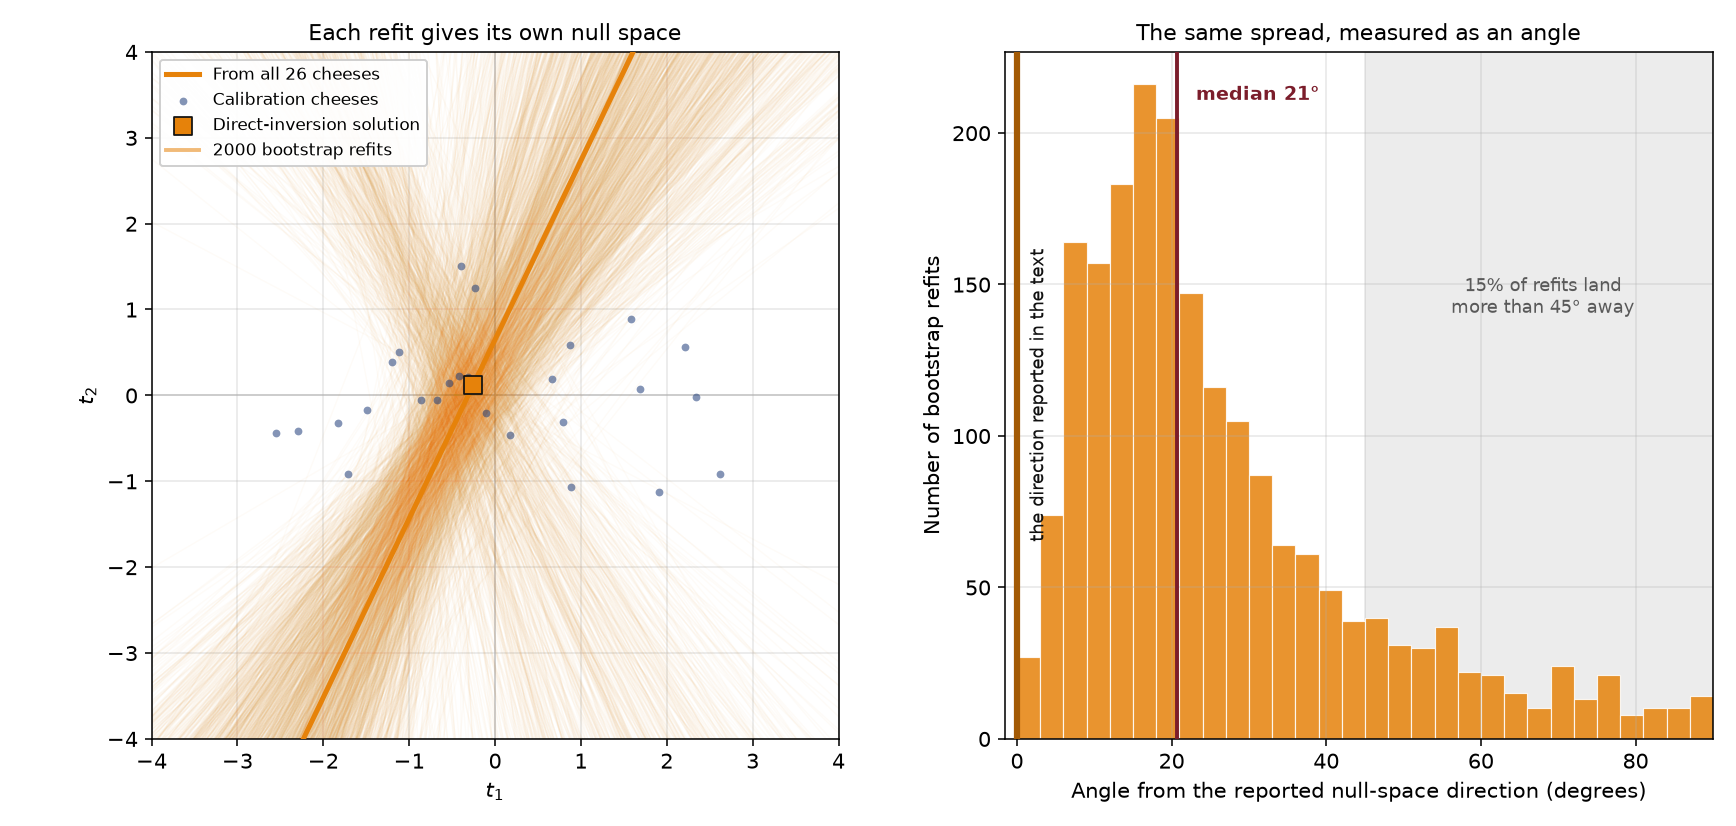

This chart was generated by the following Python code:
"""Generate the committed PNG showing how well the null-space direction is determined.

Fourth figure in the ``pls/`` set for the pid-book section "How well is that
direction determined?" in
``latent-variable-modelling/projection-to-latent-structures/pls-model-inversion-and-the-orthogonal-space.rst``.

The null-space direction rests on the second y-loading, which is the component
cross-validation did not keep. Refitting the model on bootstrap resamples of
the 26 calibration cheeses shows how much of that direction survives.

Left panel: one faint line per refit, each the null space that refit would have
returned. Overplotting turns the spread into a density, so the fan is the
uncertainty itself rather than a number describing it. The fan pinches near the
direct-inversion solution and spreads from there, which is the asymmetry the
chapter draws out: the refits agree on the point and disagree on the direction.

Right panel: the same spread as an angle from the direction the full
calibration set gives. Compared without sign, since a direction and its
negative describe the same line.

Requires the ``process_improve`` package (``pip install process-improve``) for
``PLS``. Runs a couple of minutes for the default 2000 refits.

Usage::

    python pls/pls-null-space-bootstrap.py [output_dir]

``output_dir`` defaults to this script's own directory (``pls/``).
"""

from __future__ import annotations

import sys
from pathlib import Path

import matplotlib as mpl

mpl.use("Agg")
import matplotlib.pyplot as plt
import numpy as np
import pandas as pd

from process_improve.multivariate import PLS

DATA_URL = "https://openmv.net/file/cheddar-cheese.csv"
X_COLUMNS = ["Acetic", "H2S", "Lactic"]
TARGET_TASTE = 20.9
N_BOOTSTRAP = 2000
SEED = 0

DARK_BLUE = "#1f3d7a"    # calibration cheeses
ORANGE = "#e6820a"       # the null space, faint for refits and solid for the point estimate
DEEP_ORANGE = "#a35a05"  # the reported direction, darker so it reads against the bars
MAROON = "#7b1d2b"       # the median of the resampled angles
GREY = "0.55"
BLACK = "#111111"

plt.rcParams.update(
    {
        "font.size": 11,
        "axes.grid": True,
        "grid.alpha": 0.3,
        "figure.dpi": 140,
    }
)


def build_figure(out_dir: Path) -> None:
    """Fit the model, refit it on resamples, and draw the spread two ways."""
    cheese = pd.read_csv(DATA_URL)
    train = cheese.iloc[4:].reset_index(drop=True)  # cheeses 5 to 30, as in the chapter
    pls = PLS(n_components=2).fit(train[X_COLUMNS], train[["Taste"]])

    result = pls.invert(TARGET_TASTE)
    tau_0 = result.scores.to_numpy()
    g_0 = result.null_space_basis.to_numpy().ravel()
    scores = pls.scores_.to_numpy()

    # The reported direction, mapped into the inputs so refits can be compared there.
    reference = g_0 @ pls.x_loadings_.to_numpy().T
    reference = reference / np.linalg.norm(reference)

    rng = np.random.default_rng(SEED)
    refits, angles = [], []
    for _ in range(N_BOOTSTRAP):
        sample = train.iloc[rng.integers(0, len(train), len(train))]
        boot = PLS(n_components=2).fit(sample[X_COLUMNS], sample[["Taste"]])
        boot_result = boot.invert(TARGET_TASTE)
        refits.append((boot_result.scores.to_numpy(), boot_result.null_space_basis.to_numpy().ravel()))
        direction = boot_result.null_space_basis.to_numpy().ravel() @ boot.x_loadings_.to_numpy().T
        direction = direction / np.linalg.norm(direction)
        # A direction and its negative are the same line, so compare without sign.
        angles.append(np.degrees(np.arccos(np.clip(abs(direction @ reference), 0, 1))))
    angles = np.array(angles)

    fig, (ax_fan, ax_hist) = plt.subplots(
        1, 2, figsize=(12.4, 5.9), gridspec_kw={"width_ratios": [1.15, 1.0]}
    )

    # --- left: one line per refit -------------------------------------------
    span = np.linspace(-9, 9, 2)  # long enough to cross the axes at any slope
    for tau_b, g_b in refits:
        segment = np.array([tau_b + s * g_b for s in span])
        ax_fan.plot(segment[:, 0], segment[:, 1], color=ORANGE, lw=0.7, alpha=0.030,
                    zorder=2, solid_capstyle="butt")

    segment_0 = np.array([tau_0 + s * g_0 for s in span])
    ax_fan.plot(segment_0[:, 0], segment_0[:, 1], color=ORANGE, lw=2.6, zorder=5,
                label="From all 26 cheeses")
    ax_fan.scatter(scores[:, 0], scores[:, 1], s=16, color=DARK_BLUE, alpha=0.55, lw=0,
                   zorder=4, label="Calibration cheeses")
    ax_fan.scatter(*tau_0, color=ORANGE, marker="s", s=95, edgecolors=BLACK, linewidths=0.9,
                   zorder=6, label="Direct-inversion solution")
    ax_fan.plot([], [], color=ORANGE, lw=2, alpha=0.55, label=f"{len(refits)} bootstrap refits")

    ax_fan.axhline(0, color="0.8", lw=0.8, zorder=0)
    ax_fan.axvline(0, color="0.8", lw=0.8, zorder=0)
    ax_fan.set_xlim(-4.0, 4.0)
    ax_fan.set_ylim(-4.0, 4.0)
    ax_fan.set_aspect("equal")
    ax_fan.set_xlabel("$t_1$")
    ax_fan.set_ylabel("$t_2$")
    ax_fan.set_title("Each refit gives its own null space", fontsize=11.5)
    ax_fan.legend(loc="upper left", fontsize=8.5, framealpha=0.93)

    # --- right: the same spread as an angle ---------------------------------
    ax_hist.hist(angles, bins=np.arange(0, 91, 3), color=ORANGE, alpha=0.85, ec="white", lw=0.6)
    median = float(np.median(angles))
    ax_hist.axvline(median, color=MAROON, lw=2.0, zorder=5)
    ax_hist.annotate(f"median {median:.0f}°", xy=(median, ax_hist.get_ylim()[1] * 0.93),
                     xytext=(10, 0), textcoords="offset points", color=MAROON,
                     fontsize=10, fontweight="bold")
    ax_hist.axvline(0, color=DEEP_ORANGE, lw=3.2, zorder=5)
    ax_hist.text(1.6, ax_hist.get_ylim()[1] * 0.50, "the direction reported in the text",
                 rotation=90, va="center", ha="left", color=BLACK, fontsize=9, zorder=6)

    beyond = float((angles > 45).mean()) * 100
    ax_hist.axvspan(45, 90, color=GREY, alpha=0.16, zorder=0)
    ax_hist.annotate(f"{beyond:.0f}% of refits land\nmore than 45° away", xy=(0.76, 0.62),
                     xycoords="axes fraction", ha="center", fontsize=9, color="0.35")
    ax_hist.set_xlim(-1.6, 90)  # a sliver of margin so the line at zero is not under the spine
    ax_hist.set_xlabel("Angle from the reported null-space direction (degrees)")
    ax_hist.set_ylabel("Number of bootstrap refits")
    ax_hist.set_title("The same spread, measured as an angle", fontsize=11.5)

    fig.tight_layout()
    fig.savefig(out_dir / "pls-null-space-bootstrap.png")
    plt.close(fig)


def main() -> None:
    """Entry point: render into the given directory (default: this script's own)."""
    out_dir = Path(sys.argv[1]) if len(sys.argv) > 1 else Path(__file__).resolve().parent
    build_figure(out_dir)


if __name__ == "__main__":
    main()
